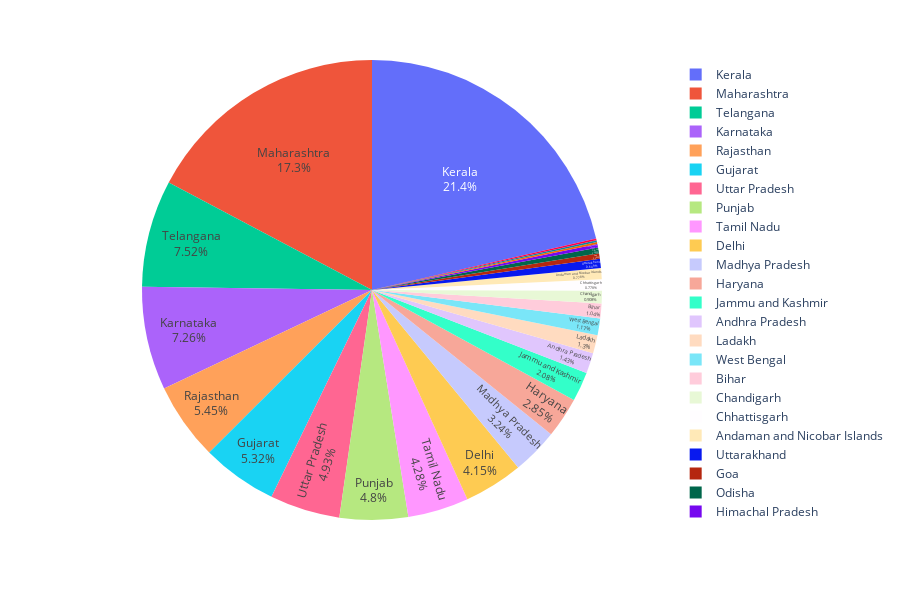

Notebook code for this chart:
### Markdown cell above
# Pie plot showing Active cases w.r.t States

### Code cell
fig = px.pie(df, values = 'Active',names='State', height=600)
fig.update_traces(textposition='inside', textinfo='percent+label')

fig.update_layout(
    title_x = 0.5,
    geo=dict(
        showframe = False,
        showcoastlines = False,
    ))

fig.show()

### Figure 1 — Plotly figure (JSON) as saved in the notebook; plotly's stock layout.template omitted (floating-point values rounded to 4 significant figures)
{"data": [{"domain": {"x": [0, 1], "y": [0, 1]}, "hovertemplate": "State=%{label}<br>Active=%{value}<extra></extra>", "labels": ["Kerala", "Maharashtra", "Karnataka", "Telangana", "Uttar Pradesh", "Rajasthan", "Gujarat", "Delhi", "Punjab", "Tamil Nadu", "Haryana", "Madhya Pradesh", "Jammu and Kashmir", "Ladakh", "Andhra Pradesh", "West Bengal", "Bihar", "Chandigarh", "Chhattisgarh", "Uttarakhand", "Himachal Pradesh", "Goa", "Odisha", "Andaman and Nicobar Islands", "Puducherry", "Manipur", "Mizoram", "Assam", "Meghalaya", "Tripura", "Arunachal Pradesh", "Jharkhand", "Nagaland", "Sikkim", "Dadra and Nagar Haveli"], "legendgroup": "", "name": "", "showlegend": true, "textinfo": "percent+label", "textposition": "inside", "type": "pie", "values": [165, 133, 56, 58, 38, 42, 41, 32, 37, 33, 22, 25, 16, 10, 11, 9, 8, 7, 6, 5, 2, 3, 3, 6, 1, 1, 1, 0, 0, 0, 0, 0, 0, 0, 0]}], "layout": {"geo": {"showcoastlines": false, "showframe": false}, "height": 600, "legend": {"tracegroupgap": 0}, "margin": {"t": 60}, "title": {"x": 0.5}}}
